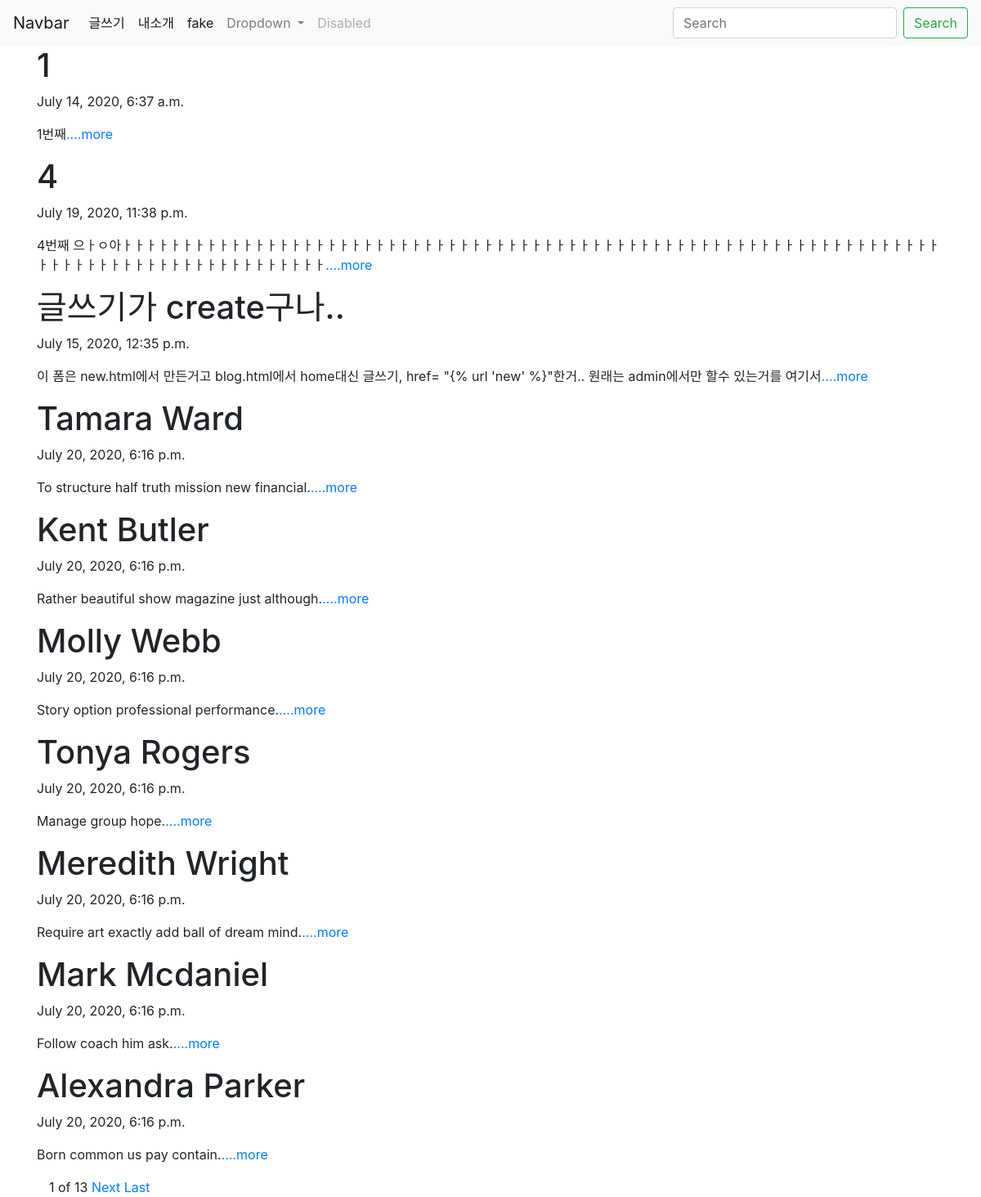
The page / on the database its author committed.
### blog/models.py (models this page shows, shortened)
class Blog(models.Model):
    title = models.CharField(max_length = 200)
    pub_date = models.DateTimeField('date published')
    body = models.TextField()
    def summary(self):
        return self.body[:100]

### blog/views.py (the view)
def blog(request):
    blogs = Blog.objects #가지고오기
    blog_list = Blog.objects.all() #쿼리셋으로 가지고오기. 쿼리셋은 DB에 접근하기 쉽도록 쓰는 언어?
    paginator = Paginator(blog_list, 10) #가지고 온 것 page단위로 뿌리기
    page = request.GET.get('page') #페이지에 들어갈 내용 가지고 와줘
    articles = paginator.get_page(page) # 내용을 뿌린다.
    return render(request, 'blog.html', {'blogs' : blogs, 'articles' : articles}) # html에 뿌릴수 있는 객체들을 보낸다.

### blog/templates/blog.html (shortened to what this page needs)
{% extends 'base.html' %}
{% block content %}
  {% for blog in articles %}
      <div>
          <h1>{{blog.title}}</h1>
          <p>{{blog.pub_date}}</p>
          <p>{{blog.summary}}<a href="{% url 'detail' blog.id %}">....more</a></p>
      </div>
  {% endfor %}
  <div class = "container">
      <span>{{articles.number}}</span>
      <span>of</span>
      <span>{{articles.paginator.num_pages}}</span>
      {% if articles.has_next %}
        <a href ="?page={{  articles.next_page_number  }}">Next</a>
        <a href ="?page={{  articles.paginator.num_pages  }}">Last</a>
      {% endif %}
  </div>
{% endblock %}

### myproject/templates/base.html (shortened to what this page needs)
<head>
    <link rel="stylesheet" href="https://stackpath.bootstrapcdn.com/bootstrap/4.5.0/css/bootstrap.min.css">
    </head>
    <body>
        <nav class="navbar navbar-expand-lg navbar-light bg-light">
            <a class="navbar-brand" href="#">Navbar</a>
            <div class="collapse navbar-collapse" id="navbarSupportedContent">
              <ul class="navbar-nav mr-auto">
                <li class="nav-item active">
                  <a class="nav-link" href="{% url 'new' %}">글쓰기 <span class="sr-only">(current)</span></a>
                </li>
                <li class="nav-item active">
                  <a class="nav-link" href="{% url 'introduce' %}">내소개 <span class="sr-only">(current)</span></a>
                </li>
                <li class="nav-item active">
                  <a class="nav-link" href="{% url 'fake' %}">fake<span class="sr-only">(current)</span></a>
                </li>
                <li class="nav-item dropdown">
                  <a class="nav-link dropdown-toggle" href="#" id="navbarDropdown" role="button" data-toggle="dropdown" aria-haspopup="true" aria-expanded="false">
                    Dropdown
                  </a>
                </li>
                <li class="nav-item">
                  <a class="nav-link disabled" href="#" tabindex="-1" aria-disabled="true">Disabled</a>
                </li>
              </ul>
              <form class="form-inline my-2 my-lg-0">
                <input class="form-control mr-sm-2" type="search" placeholder="Search" aria-label="Search">
                <button class="btn btn-outline-success my-2 my-sm-0" type="submit">Search</button>
              </form>
            </div>
        </nav>
        <div class = "container">
            {% block content %}
            {% endblock %}
        </div>
    </body>

### rows shown on the page
Blog: title "1", pub_date "July 14, 2020, 6:37 a.m.", summary "1번째"
Blog: title "4", pub_date "July 19, 2020, 11:38 p.m.", summary "4번째 으ㅏㅇ아ㅏㅏㅏㅏㅏㅏㅏㅏㅏㅏㅏㅏㅏㅏㅏㅏㅏㅏㅏㅏㅏㅏㅏㅏㅏㅏㅏㅏㅏㅏㅏㅏㅏㅏㅏㅏㅏㅏㅏㅏㅏㅏㅏㅏㅏㅏㅏㅏㅏㅏㅏㅏㅏㅏㅏㅏㅏㅏㅏㅏㅏㅏㅏㅏㅏㅏㅏㅏㅏㅏㅏㅏㅏㅏㅏㅏㅏㅏㅏㅏㅏㅏㅏㅏㅏㅏㅏㅏㅏㅏㅏㅏ"
Blog: title "글쓰기가 create구나..", pub_date "July 15, 2020, 12:35 p.m.", summary "이 폼은 new.html에서 만든거고 blog.html에서 home대신 글쓰기, href= \"{% url 'new' %}\"한거.. 원래는 admin에서만 할수 있는거를 여기서"
Blog: title "Tamara Ward", pub_date "July 20, 2020, 6:16 p.m.", summary "To structure half truth mission new financial."
Blog: title "Kent Butler", pub_date "July 20, 2020, 6:16 p.m.", summary "Rather beautiful show magazine just although."
Blog: title "Molly Webb", pub_date "July 20, 2020, 6:16 p.m.", summary "Story option professional performance."
Blog: title "Tonya Rogers", pub_date "July 20, 2020, 6:16 p.m.", summary "Manage group hope."
Blog: title "Meredith Wright", pub_date "July 20, 2020, 6:16 p.m.", summary "Require art exactly add ball of dream mind."
Blog: title "Mark Mcdaniel", pub_date "July 20, 2020, 6:16 p.m.", summary "Follow coach him ask."
Blog: title "Alexandra Parker", pub_date "July 20, 2020, 6:16 p.m.", summary "Born common us pay contain."

### other values the page prints
{{ articles.number }} "1"
{{ articles.paginator.num_pages }} "13"
